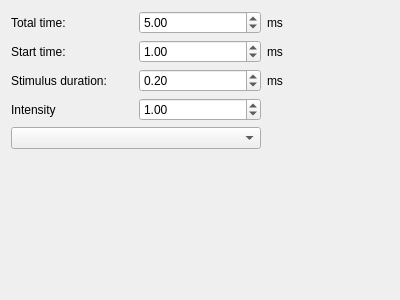
<?xml version="1.0" encoding="UTF-8"?>
<ui version="4.0">
 <class>Form</class>
 <widget class="QWidget" name="Form">
  <property name="geometry">
   <rect>
    <x>0</x>
    <y>0</y>
    <width>400</width>
    <height>300</height>
   </rect>
  </property>
  <property name="windowTitle">
   <string>Form</string>
  </property>
  <layout class="QGridLayout" name="gridLayout">
   <item row="1" column="1">
    <widget class="QDoubleSpinBox" name="start_time_spin_box">
     <property name="value">
      <double>1.000000000000000</double>
     </property>
    </widget>
   </item>
   <item row="5" column="0" colspan="3">
    <widget class="QWidget" name="widget" native="true">
     <layout class="QVBoxLayout" name="stimulus_layout"/>
    </widget>
   </item>
   <item row="1" column="0">
    <widget class="QLabel" name="label_9">
     <property name="text">
      <string>Start time:</string>
     </property>
    </widget>
   </item>
   <item row="2" column="1">
    <widget class="QDoubleSpinBox" name="stimulus_duration_spin_box">
     <property name="minimum">
      <double>0.010000000000000</double>
     </property>
     <property name="maximum">
      <double>10.000000000000000</double>
     </property>
     <property name="singleStep">
      <double>0.010000000000000</double>
     </property>
     <property name="value">
      <double>0.200000000000000</double>
     </property>
    </widget>
   </item>
   <item row="1" column="2">
    <widget class="QLabel" name="label_10">
     <property name="text">
      <string>ms</string>
     </property>
    </widget>
   </item>
   <item row="4" column="0" colspan="2">
    <widget class="QComboBox" name="stim_combo_box"/>
   </item>
   <item row="0" column="0">
    <widget class="QLabel" name="label_5">
     <property name="text">
      <string>Total time:</string>
     </property>
    </widget>
   </item>
   <item row="2" column="2">
    <widget class="QLabel" name="label_8">
     <property name="text">
      <string>ms</string>
     </property>
    </widget>
   </item>
   <item row="2" column="0">
    <widget class="QLabel" name="label_6">
     <property name="text">
      <string>Stimulus duration:</string>
     </property>
    </widget>
   </item>
   <item row="0" column="1">
    <widget class="QDoubleSpinBox" name="total_time_spin_box">
     <property name="minimum">
      <double>1.000000000000000</double>
     </property>
     <property name="value">
      <double>5.000000000000000</double>
     </property>
    </widget>
   </item>
   <item row="0" column="2">
    <widget class="QLabel" name="label_7">
     <property name="text">
      <string>ms</string>
     </property>
    </widget>
   </item>
   <item row="3" column="0">
    <widget class="QLabel" name="label">
     <property name="text">
      <string>Intensity</string>
     </property>
    </widget>
   </item>
   <item row="3" column="1">
    <widget class="QDoubleSpinBox" name="stimulus_intensity_spin_box">
     <property name="value">
      <double>1.000000000000000</double>
     </property>
    </widget>
   </item>
  </layout>
 </widget>
 <resources/>
 <connections/>
</ui>
